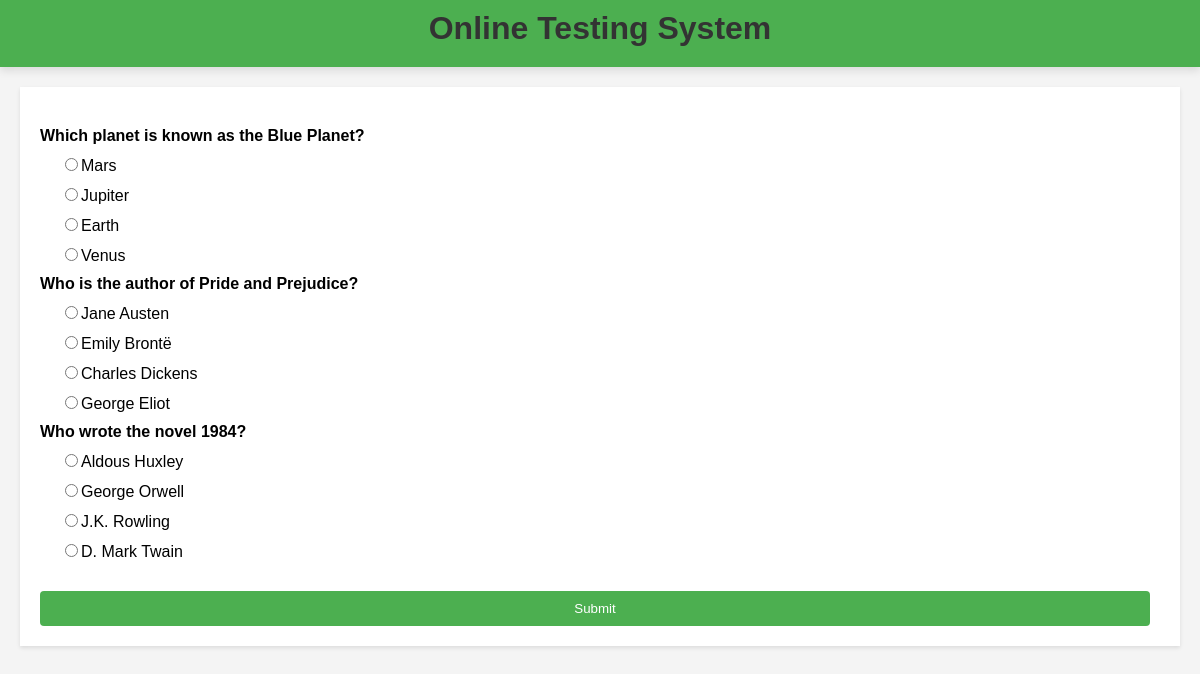
/OTS/test_paper?n=3, run on the app's committed database.
### OTS/models.py (models this page shows)
class Quistion(models.Model):
    qid = models.BigAutoField(primary_key=True,auto_created=True)
    que = models.TextField()
    a=models.CharField(max_length=255)
    b=models.CharField(max_length=255)
    c=models.CharField(max_length=255)
    d=models.CharField(max_length=255)
    ans=models.CharField(max_length=20)

### OTS/views.py (the view)
# urls.py: path('test_paper',testPaper,name='testPaper'),
def testPaper(request):
    if 'name' not in request.session.keys():
        res = HttpResponseRedirect('login')
    n=int(request.GET['n'])
    question_pool=list(Quistion.objects.all())
    random.shuffle(question_pool)
    question_list=question_pool[:n]
    context={"questions":question_list}
    res = render(request,'test_paper.html',context)
    return res

### OTS/templates/test_paper.html (shortened to what this page needs)
{% extends "main.html" %}
{% block content %}
<form method="post" action="{% url 'OTS:calculateTest' %}">
    {% for question in questions %}
    <div class="question">
        {{question.que}}
    </div>
    <div class="options"><input type="radio" name="q{{question.qid}}" value="a">{{question.a}}</div>
    <div class="options"><input type="radio" name="q{{question.qid}}" value="b">{{question.b}}</div>
    <div class="options"><input type="radio" name="q{{question.qid}}" value="c">{{question.c}}</div>
    <div class="options"><input type="radio" name="q{{question.qid}}" value="d">{{question.d}}</div>
    {% endfor %}
    <button type="submit">Submit</button>
</form>
{% endblock %}

### OTS/static/style.css (style rules this page uses)
body { font-family: Arial, sans-serif; margin: 0; padding: 0; background-color: #f0f0f0; }

### OTS/static/registration.css (style rules this page uses)
body { font-family: Arial, sans-serif; margin: 0; padding: 0; background-color: #f4f4f4; }
form { display: flex; flex-direction: column; }
button { padding: 10px; background-color: #4CAF50; color: white; border: none; border-radius: 4px; cursor: pointer; margin-right: 10px; }

### OTS/static/regdform.css (style rules this page uses)
body { font-family: Arial, sans-serif; margin: 0; padding: 0; background-color: #f4f4f4; }

### OTS/static/login.css (style rules this page uses)
body { font-family: Arial, sans-serif; margin: 0; padding: 0; background-color: #f4f4f4; }
form { display: flex; flex-direction: column; }
button { padding: 10px; background-color: #4CAF50; color: white; border: none; border-radius: 4px; cursor: pointer; margin-right: 10px; }

### OTS/static/testpaper.css (style rules this page uses)
body { font-family: Arial, sans-serif; margin: 0; padding: 0; background-color: #f4f4f4; }
form { margin-top: 20px; }
.question { font-weight: bold; margin-bottom: 10px; }
.options { margin-left: 20px; margin-bottom: 10px; }
button { padding: 10px; background-color: #4CAF50; color: white; border: none; border-radius: 4px; cursor: pointer; margin-top: 20px; }

### OTS/static/home.css (style rules this page uses)
body { font-family: Arial, sans-serif; margin: 0; padding: 0; background-color: #f4f4f4; }

### OTS/static/testresult.css (style rules this page uses)
body { font-family: Arial, sans-serif; margin: 0; padding: 0; background-color: #f4f4f4; }

### data on the page
Quistion: que "Which planet is known as the Blue Planet?", a "Mars", b "Jupiter", c "Earth", d "Venus"
Quistion: que "Who is the author of Pride and Prejudice?", a "Jane Austen", b "Emily Brontë", c "Charles Dickens", d "George Eliot"
Quistion: que "Who wrote the novel 1984?", a "Aldous Huxley", b "George Orwell", c "J.K. Rowling", d "D. Mark Twain"
